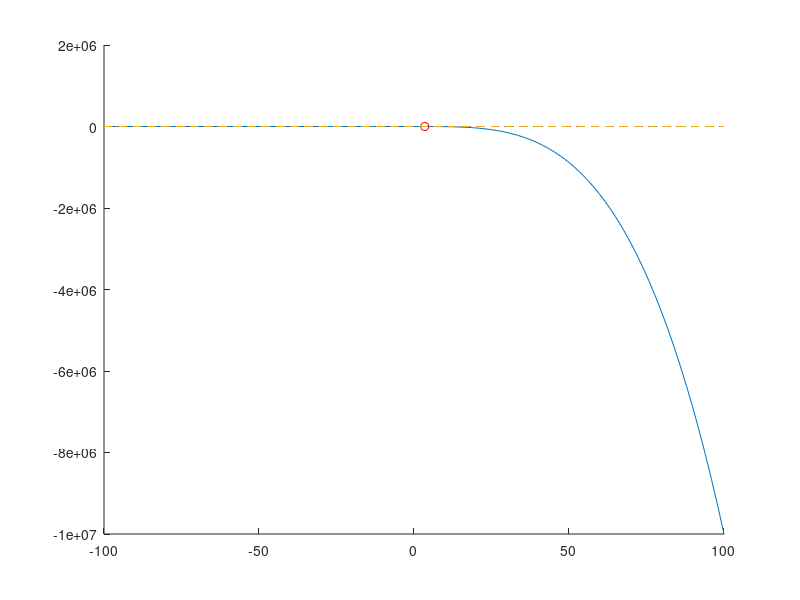

MATLAB code to generate this figure:
%Question 5.11 in text book.
f = @(x) 80 - x.^(3.5);
iteration = 0; 
xl = 2; 
xu = 5;
midpoint = (xl + xu)/2;
previous = xl;
current = xu;
while abs((current - previous)/current) * 100 > 2.5
    iteration = iteration + 1;
    previous = midpoint;
    if f(xl) * f(midpoint) < 0
        xu = midpoint;
    elseif f(xu) * f(midpoint) < 0
        xl = midpoint;
    end
    midpoint = (xl + xu)/2;
    current = midpoint;
end
root = midpoint;
hold on;
x = linspace(-100,100);
plot(x, f(x));
plot(root, f(root), 'ro');
plot(linspace(-100,100,100), zeros(100), '--');
